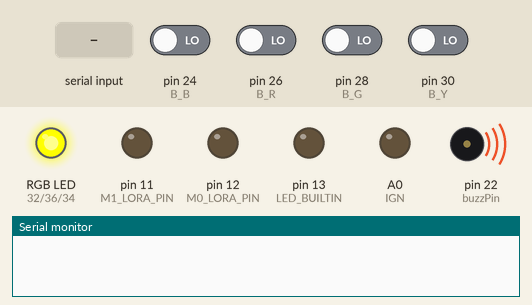
This sketch was run on a simulated Arduino Mega 2560, built with avr-gcc and run on an emulated ATmega2560. Shown: an RGB LED mixed from three pins (HIGH = lit), output pins drawn as LEDs (lit = HIGH), buzzer (waves = sounding, pin HIGH), the last lines printed to the serial monitor. Inputs (shaded band) come from the test bench; at power-on: pin 24 (B_B), pin 26 (B_R), pin 28 (B_G), pin 30 (B_Y) LOW.

Above: at 2.0 s.
2.1 s: "S" received over the second serial link
At 3.2 s:
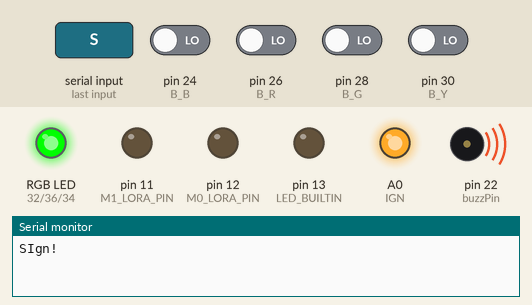
5.1 s: pin 24 (B_B) driven HIGH
At 6.3 s:
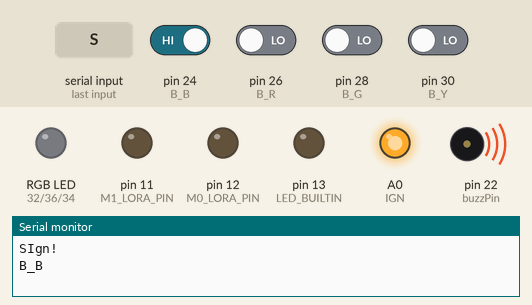
6.6 s: pin 24 (B_B) driven LOW
At 7.8 s:
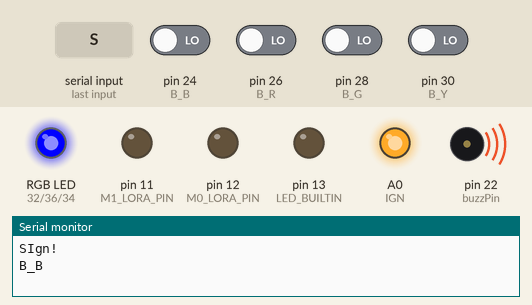
8.5 s: "S" received over Serial
10.0 s: "*" received over the second serial link
At 12.5 s:
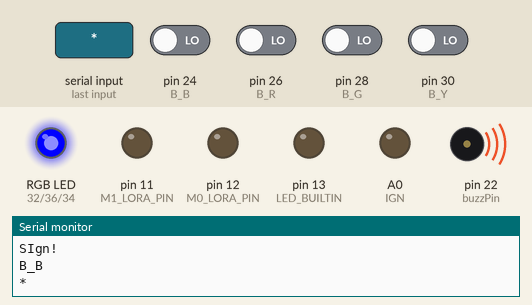
13.0 s: pin 26 (B_R) driven HIGH
At 13.5 s:
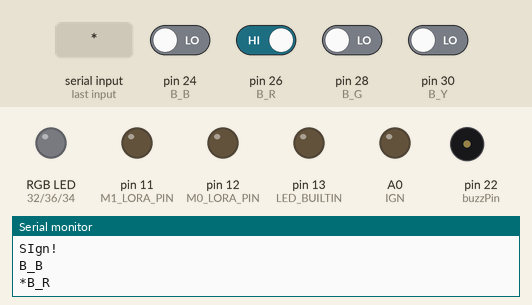
Timing chart, 0 to 15.5 s (numbered marks = the images above; inputs shaded):
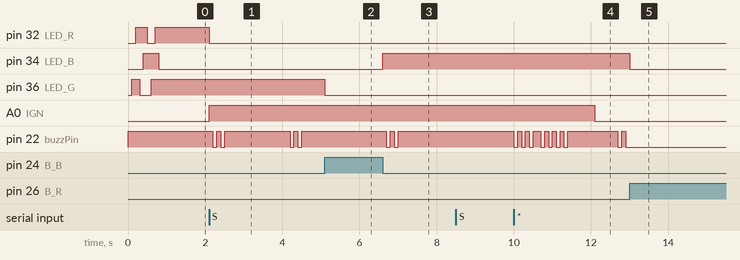

Measured:
- after the input at 2.1 s, pin 32 (LED_R): HIGH → LOW at once; A0 (IGN): LOW → HIGH at once; pin 22 (buzzPin): HIGH → LOW after 0.10 s, → HIGH 0.10 s later, → LOW 0.10 s later, → HIGH 0.10 s later, … (8 changes in this stretch)
- after the input at 5.1 s, pin 36 (LED_G): HIGH → LOW at once; pin 22 (buzzPin): stops changing and stays HIGH
- after the input at 6.6 s, pin 34 (LED_B): LOW → HIGH at once; pin 22 (buzzPin): alternates HIGH for 0.10 s and LOW for 0.10 s, 4 changes in all, then stays HIGH, starting after 0.10 s
- after the input at 10.0 s, pin 22 (buzzPin): HIGH → LOW at once, → HIGH 0.10 s later, → LOW 0.10 s later, → HIGH 0.10 s later, … (17 changes in this stretch)
- after the input at 13.0 s, pin 34 (LED_B): HIGH → LOW at once; pin 22 (buzzPin): stops changing and stays LOW

The sketch:

Wi-Fire.ino
```cpp
#ifdef ARDUINO_AVR_MEGA2560 // Arduino MEGA

#define SD_CS_PIN 53

HardwareSerial &LoRa = Serial3;

#else // Arduino UNO

#define SD_CS_PIN 10
#include <SoftwareSerial.h>
SoftwareSerial LoRa(2, 3);

#endif // ARDUINO_AVR_MEGA2560

#define PROPER_BOARD 1 // Quando utilizar a placa construída para o sistema

#define USE_RGB (1 && PROPER_BOARD)
#define USE_BUTTONS (1 && PROPER_BOARD)

#define BuZZ (1)
#define BEEPING (BuZZ && 1)


#if USE_RGB
#define LED_ON 0

#define LED_R 32
#define LED_G 36
#define LED_B 34
#endif // USE_RGB

#if USE_BUTTONS
#define B_ON 1

#define B_B 24
#define B_R 26
#define B_G 28
#define B_Y 30
#endif // USE_BUTTONS

#if BuZZ
#define buzzPin 22              //Pin that the buzzer is connected
// #define buzzPin 13              //Pin that the buzzer is connected
#define buzzCmd LOW             //Buzzer is on in high state
#endif // BuZZ


#if PROPER_BOARD

#define IGN A0

#else

#define IGN_1 36 /*act1*/
#define IGN_2 61 /*act2*/
#define IGN_3 46 /*act3*/
#define IGN_4 55 /*act4*/

#endif //PROPER_BOARD

#define ON_SIG 1
#define holdIGN 10

#define M0_LORA_PIN 12 // Pinos adicionais do LoRa
#define M1_LORA_PIN 11 // Pinos adicionais do LoRa
#define AUX_LORA_PIN A8 // Pinos adicionais do LoRa

int data = ' ';
int holder = ' ';
int pingCheck = 0;
bool pingResponse = false;

#if USE_BUTTONS
enum Buttons{button_blue=1, button_red=2, button_green=3, button_yellow=4};
const Buttons password[] = {button_blue, button_green, button_blue, button_blue, button_green};
int passwordIndex = 0;
const int passwordLen = sizeof(password)/sizeof(password[0]);
#endif // USE_BUTTONS

#if USE_RGB
enum Colors:int{white=0b111, magenta=0b101, blue=0b001, cyan=0b011, green=0b010, yellow=0b110, red=0b100, black=0b000};
#endif // USE_RGB

class Helpful {
private:
  unsigned long conEach = 0;
  unsigned long timerEach = 0;
  unsigned long lapseT = 0;
  unsigned long T0 = 0;
  unsigned long endT = 0;
  bool forTstate = 0;
  bool one = 0;
  unsigned long count = 0;
  float maxi = 0, mini = 0;
public:
  bool mem;
  void begin();
  unsigned long counter();
  unsigned long getCount();
  unsigned long counterReset();
  bool eachN(unsigned int N);
  bool eachT(float T);
  void forT(float T);
  bool forT();
  float lapse();
  float sinceBegin();
  bool oneTime();
  void oneTimeReset();
  void comparer(float n);
  float getMax();
  float getMin();
};

Helpful ajuda;


#define holdT .1
#if BEEPING
Helpful beeper;
#endif // BEEPING
#define SYSTEM_n 5

#if USE_RGB
inline void rgb(bool r, bool g, bool b){
  digitalWrite(LED_R, r);
  digitalWrite(LED_G, g);
  digitalWrite(LED_B, b);
}

inline void rgb(Colors color){
  switch(color){
    case white: rgb(LED_ON,LED_ON,LED_ON); break;
    case magenta: rgb(LED_ON,!LED_ON,LED_ON); break;
    case blue: rgb(!LED_ON,!LED_ON,LED_ON); break;
    case cyan: rgb(!LED_ON,LED_ON,LED_ON); break;
    case green: rgb(!LED_ON,LED_ON,!LED_ON); break;
    case yellow: rgb(LED_ON,LED_ON,!LED_ON); break;
    case red: rgb(LED_ON,!LED_ON,!LED_ON); break;
    case black: rgb(!LED_ON,!LED_ON,!LED_ON); break;
  }
}
#endif // USE_RGB

void setup() {
  pinMode(LED_BUILTIN, OUTPUT); digitalWrite(LED_BUILTIN, LOW);

  Serial.begin(9600);

  LoRa.begin(9600);
  pinMode(M0_LORA_PIN,OUTPUT); digitalWrite(M0_LORA_PIN,LOW);
  pinMode(M1_LORA_PIN,OUTPUT); digitalWrite(M1_LORA_PIN,LOW);
  // pinMode(AUX_LORA_PIN,OUTPUT); digitalWrite(AUX_LORA_PIN,LOW);

#if PROPER_BOARD
  pinMode(IGN, OUTPUT); digitalWrite(IGN, !ON_SIG);
#else
  pinMode(IGN_1, OUTPUT); digitalWrite(IGN_1, !ON_SIG);
  pinMode(IGN_2, OUTPUT); digitalWrite(IGN_2, !ON_SIG);
  pinMode(IGN_3, OUTPUT); digitalWrite(IGN_3, !ON_SIG);
  pinMode(IGN_4, OUTPUT); digitalWrite(IGN_4, !ON_SIG);
#endif // PROPER_BOARD

#if USE_BUTTONS
  pinMode(B_G, INPUT);
  pinMode(B_R, INPUT);
  pinMode(B_B, INPUT);
  pinMode(B_Y, INPUT);
#endif //USE_BUTTONS

#if USE_RGB
  pinMode(LED_R, OUTPUT);
  pinMode(LED_G, OUTPUT);
  pinMode(LED_B, OUTPUT);
#endif //USE_RGB

  ajuda.begin();

#if BuZZ
  pinMode(buzzPin, OUTPUT);
  digitalWrite(buzzPin, !buzzCmd);
#endif // BuZZ

#if USE_RGB
  rgb(white);  delay(100);  // Serial.println("Branco");
  rgb(magenta);  delay(100);  // Serial.println("Magenta");
  rgb(blue);  delay(100);  // Serial.println("Azul");
  rgb(cyan);  delay(100);  // Serial.println("Ciano");
  rgb(green);  delay(100);  // Serial.println("Verde");
  rgb(yellow);  delay(100);  // Serial.println("Amarelo");
  rgb(red);  delay(100);  // Serial.println("Vermelho");
  rgb(black);  delay(100);  // Serial.println("Preto");
#endif // USE_RGB

#if BEEPING
  beep();
#endif // BEEPING
}

void loop() {
  if (LoRa.available()) {
    while (LoRa.available()) {
      data = LoRa.read();
      Serial.write(data);
      if (data == 'S')  // Aciona a ignição
      {
        Serial.println("Ign!");
        ajuda.forT(holdIGN);
        holder = data;
        pingCheck = -5;
      } else if (data == '*')  // Retorna estado do sinal
      {
        LoRa.print("T = ");
        LoRa.println(ajuda.sinceBegin());
        pingCheck = 3;
        pingResponse = true;
      } else if (data == 'T')  // Retorna estado do sinal
      {
        pingCheck = 3;
      }
    }
  }

  if (Serial.available()) {
    LoRa.write(Serial.read());
    digitalWrite(LED_BUILTIN, HIGH);
  } else digitalWrite(LED_BUILTIN, LOW);

#if USE_BUTTONS
  /* Botão Vermelho */
  if (digitalRead(B_R) == B_ON) {
    Serial.println("B_R");
#if USE_RGB
    rgb(white);
#endif //USE_RGB
    while (digitalRead(B_R) == B_ON);

    if(passwordIndex == passwordLen) {
      LoRa.write('S');
      Serial.print("Enviou: S");
      passwordIndex = 0;
    }

    if(password[passwordIndex] == button_red) passwordIndex++;
    else passwordIndex = 0;
  }

  /* Botão Azul */
  if (digitalRead(B_B) == B_ON) {
    Serial.println("B_B");
#if USE_RGB
    rgb(white);
#endif // USE_RGB
    while (digitalRead(B_B) == B_ON);

    if(password[passwordIndex] == button_blue) passwordIndex++;
    else passwordIndex = 0;
  }

  /* Botão Verde */
  if (digitalRead(B_G) == B_ON) {
    Serial.println("B_G");
#if USE_RGB
    rgb(white);
#endif // USE_RGB
    while (digitalRead(B_G) == B_ON);

    if(password[passwordIndex] == button_green) passwordIndex++;
    else passwordIndex = 0;
  }

  /* Botão Amarelo */
  if (digitalRead(B_Y) == B_ON) {
    Serial.println("B_Y");
#if USE_RGB
    rgb(white);
#endif // USE_RGB
    while (digitalRead(B_Y) == B_ON);

    if(password[passwordIndex] == button_yellow) passwordIndex++;
    else passwordIndex = 0;

    LoRa.write('*');
    Serial.println("Enviou: *");
  }
#endif // USE_BUTTONS

  if(passwordIndex == passwordLen) pingCheck = 2;


#if USE_RGB
  if(passwordIndex == passwordLen) // Estado armado
    rgb(red);
  else if(passwordIndex>0) // Senha em percurso
    rgb(yellow);
  else if(pingCheck > 0) // Ping com resposta positiva
    rgb(pingResponse?cyan:green);
  else if(ajuda.forT()) // Estado de acionamento
    rgb(magenta);
  else // Estado normal
  {
    rgb(blue);
    pingResponse = false;
  }
#endif // USE_RGB

  if (!ajuda.forT()) holder = ' ';
#if PROPER_BOARD
  digitalWrite(IGN, holder == 'S' ? ON_SIG : !ON_SIG);
#else
  digitalWrite(IGN_1, holder == 'S' ? ON_SIG : !ON_SIG);
  digitalWrite(IGN_2, holder == 'S' ? ON_SIG : !ON_SIG);
  digitalWrite(IGN_3, holder == 'S' ? ON_SIG : !ON_SIG);
  digitalWrite(IGN_4, holder == 'S' ? ON_SIG : !ON_SIG);
#endif // PROPER_BOARD
  // digitalWrite(buzzPin, holder == 'S' ? ON_SIG : !ON_SIG);
  // if(holder == 'S') Serial.println("ON_SIG");

#if BEEPING
  if(pingCheck != 0){
    if(beep(pingCheck > 0?3:1)) pingCheck=pingCheck+((pingCheck > 0) ? (-1) : (1));
  }
  else beep();
#endif // BEEPING

}

///Coleaao de utilitarios
void Helpful::begin() {
  T0 = micros();
}
unsigned long Helpful::counter() {
  return count++;
}
unsigned long Helpful::getCount() {
  return count;
}
unsigned long Helpful::counterReset() {
  unsigned long C = count;
  count = 0;
  return C;
}
bool Helpful::eachN(unsigned int N) {
  conEach++;
  return (N == 0) ? false : conEach % N == 0;
}
bool Helpful::eachT(float T) {
  if (micros() - timerEach > (unsigned long)(T * 1000000.0)) {
    timerEach = micros();
    return true;
  }
  return false;
}
void Helpful::forT(float T) {
  endT = micros() + (long)(T * 1000000.0);
  forTstate = 1;
}
bool Helpful::forT() {
  if (micros() > endT && forTstate) {
    endT = 0;
    return forTstate = 0;
  }
  return forTstate;
}
float Helpful::lapse() {
  unsigned long tnow = micros(), t = tnow - lapseT;
  lapseT = tnow;
  return (float)t / 1000000.0;
}
float Helpful::sinceBegin() {
  return float(micros() - T0) / 1000000.0;
}
bool Helpful::oneTime() {
  if (!one) {
    one = 1;
    return true;
  }
  return false;
}
void Helpful::oneTimeReset() {
  if (one) one = 0;
}
void Helpful::comparer(float n) {
  maxi = (n > maxi) ? n : maxi;
  mini = (n < mini) ? n : mini;
}
float Helpful::getMax() {
  return maxi;
}
float Helpful::getMin() {
  return mini;
}

#if BEEPING
inline bool beep(unsigned int N)
{
  if (beeper.eachT(holdT*SYSTEM_n * 4) || beeper.oneTime())
  {
    beeper.mem = buzzCmd;
    beeper.counterReset();
    beeper.forT(holdT);
    return true;
  }
  if (beeper.getCount() < (N + 1) * 2) if (!beeper.forT())
  {
    digitalWrite(buzzPin, beeper.mem);
    beeper.mem = !beeper.mem;
    beeper.counter();
    beeper.forT(holdT);
  }
  return false;
}

inline bool beep()
{
  digitalWrite(buzzPin, !buzzCmd);
  beeper.counterReset();
  return false;
}
#endif // BEEPING
```
